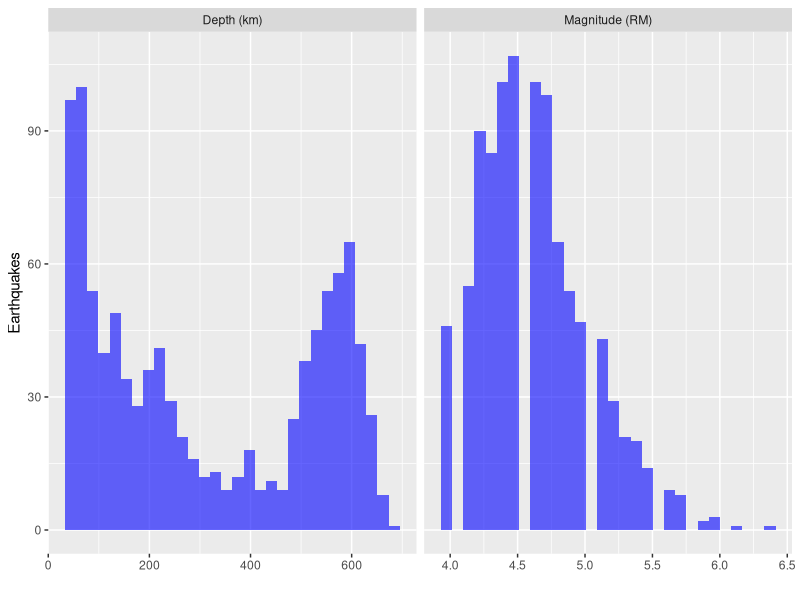

Write R code to recreate this figure.
## ---- chunk 1
knitr::opts_chunk$set(echo = FALSE)
## ---- chunk 2
library(data.table)
library(ggplot2)

quakes_melted <- melt(as.data.table(quakes[,3:4]), variable.name = "Metrics", 
                      value.name = "Values")
levels(quakes_melted$Metrics) <- c("Depth (km)","Magnitude (RM)")

ggplot(aes(x= Values), data = quakes_melted) +
        geom_histogram(fill = "blue", alpha = 0.6) +
        labs(x = "", y = "Earthquakes") +
        facet_grid(cols = vars(Metrics), scales = "free")
